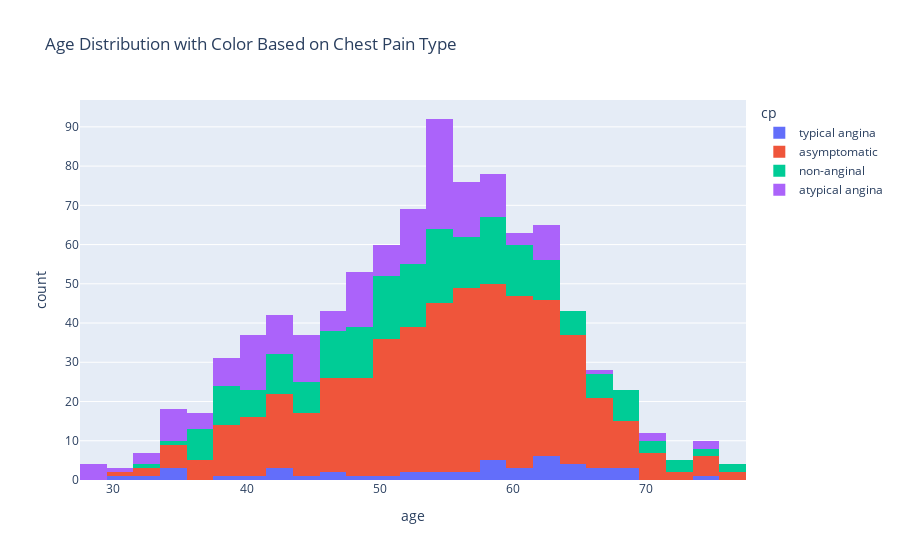

The notebook cell this image was saved under:
### Code cell
# draw the plot of age column grouped by cp column using plotly
fig = px.histogram(data_frame=df, x='age', color='cp', title='Age Distribution with Color Based on Chest Pain Type')
fig.show()
# Print the Count of each age and the cp of the person at this age
print(df.groupby('cp')['age'].value_counts())

### Figure 1 — Plotly figure (JSON) as saved in the notebook; plotly's stock layout.template omitted (floating-point values rounded to 4 significant figures; data arrays with more than 128 entries replaced by an {"elided": "..."} marker saying what was removed)
{"data": [{"alignmentgroup": "True", "bingroup": "x", "hovertemplate": "cp=typical angina<br>age=%{x}<br>count=%{y}<extra></extra>", "legendgroup": "typical angina", "marker": {"color": "#636efa", "pattern": {"shape": ""}}, "name": "typical angina", "offsetgroup": "typical angina", "orientation": "v", "showlegend": true, "type": "histogram", "x": [63, 64, 58, 66, 69, 40, 51, 34, 52, 65, 59, 52, 42, 59, 69, 59, 38, 56, 61, 60, 59, 64, 45, 30, 35, 43, 47, 54, 57, 62, 34, 43, 46, 55, 32, 62, 62, 67, 67, 65, 49, 62, 61, 68, 74, 62], "xaxis": "x", "yaxis": "y"}, {"alignmentgroup": "True", "bingroup": "x", "hovertemplate": "cp=asymptomatic<br>age=%{x}<br>count=%{y}<extra></extra>", "legendgroup": "asymptomatic", "marker": {"color": "#EF553B", "pattern": {"shape": ""}}, "name": "asymptomatic", "offsetgroup": "asymptomatic", "orientation": "v", "showlegend": true, "type": "histogram", "x": {"elided": "496 int values"}, "xaxis": "x", "yaxis": "y"}, {"alignmentgroup": "True", "bingroup": "x", "hovertemplate": "cp=non-anginal<br>age=%{x}<br>count=%{y}<extra></extra>", "legendgroup": "non-anginal", "marker": {"color": "#00cc96", "pattern": {"shape": ""}}, "name": "non-anginal", "offsetgroup": "non-anginal", "orientation": "v", "showlegend": true, "type": "histogram", "x": {"elided": "204 int values"}, "xaxis": "x", "yaxis": "y"}, {"alignmentgroup": "True", "bingroup": "x", "hovertemplate": "cp=atypical angina<br>age=%{x}<br>count=%{y}<extra></extra>", "legendgroup": "atypical angina", "marker": {"color": "#ab63fa", "pattern": {"shape": ""}}, "name": "atypical angina", "offsetgroup": "atypical angina", "orientation": "v", "showlegend": true, "type": "histogram", "x": {"elided": "174 int values"}, "xaxis": "x", "yaxis": "y"}], "layout": {"barmode": "relative", "legend": {"title": {"text": "cp"}, "tracegroupgap": 0}, "title": {"text": "Age Distribution with Color Based on Chest Pain Type"}, "xaxis": {"anchor": "y", "domain": [0, 1], "title": {"text": "age"}}, "yaxis": {"anchor": "x", "domain": [0, 1], "title": {"text": "count"}}}}
